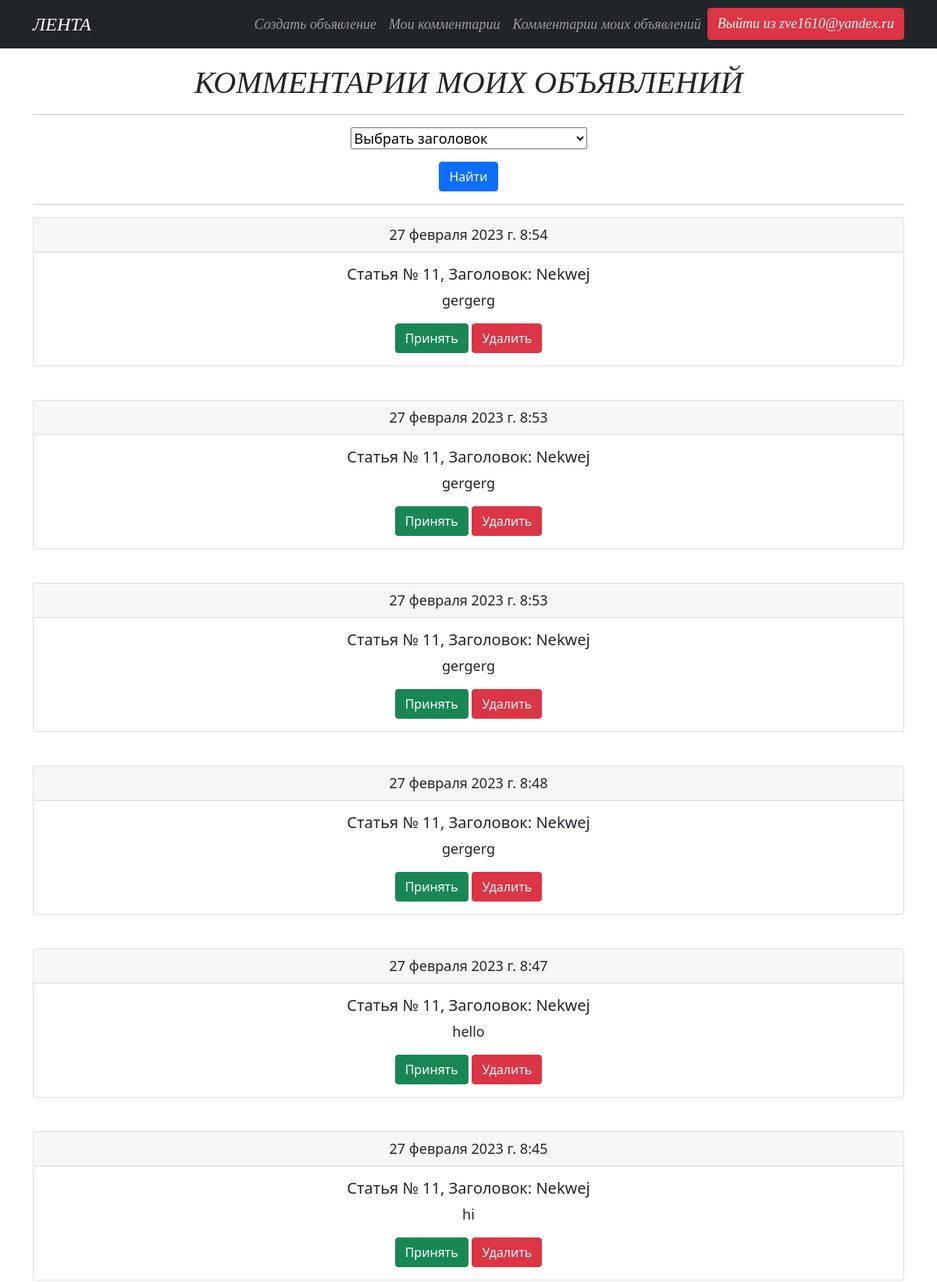
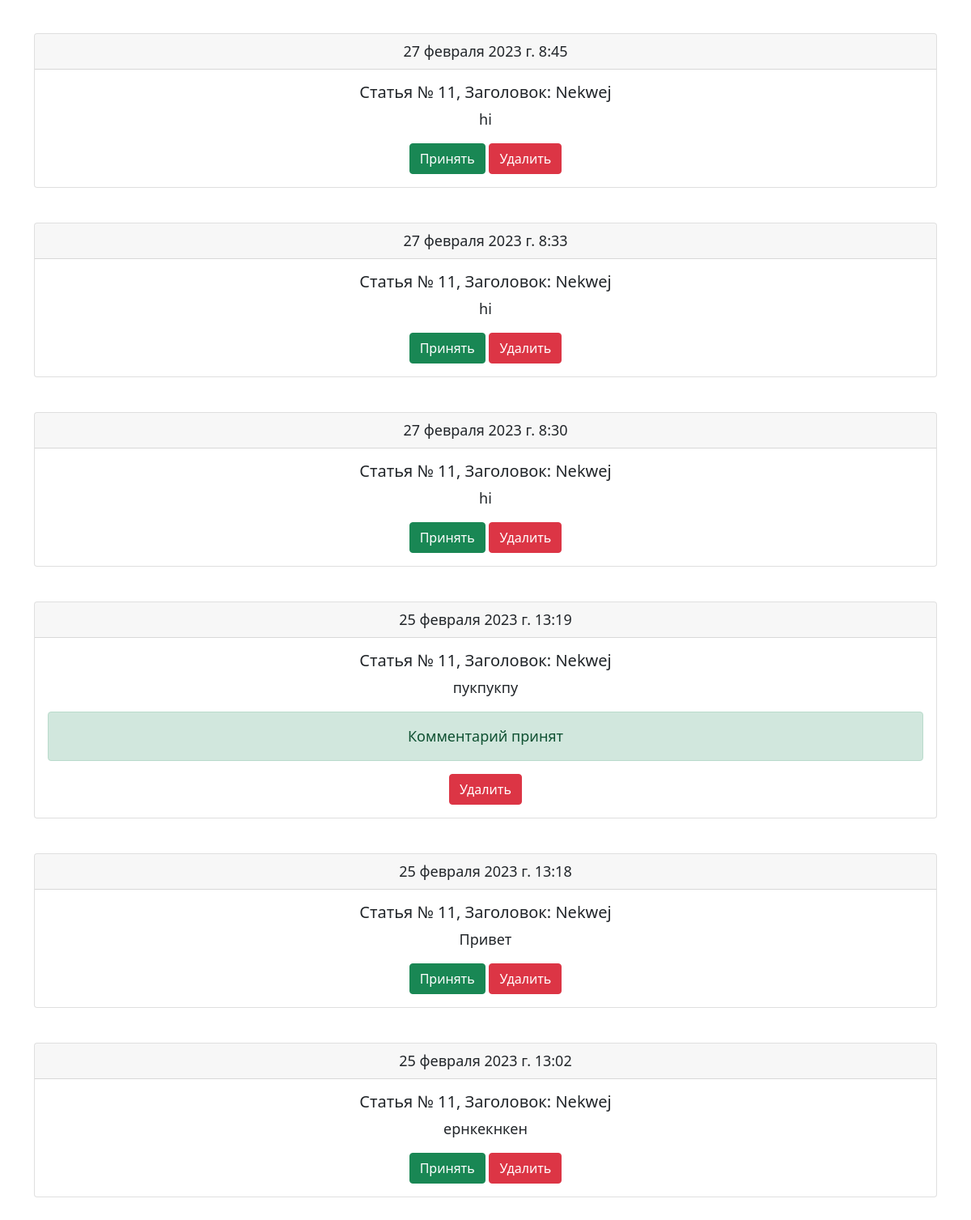
The page /article/user_posts_comments/ (signed in) on the database as committed earlier (2 pictures, top to bottom).
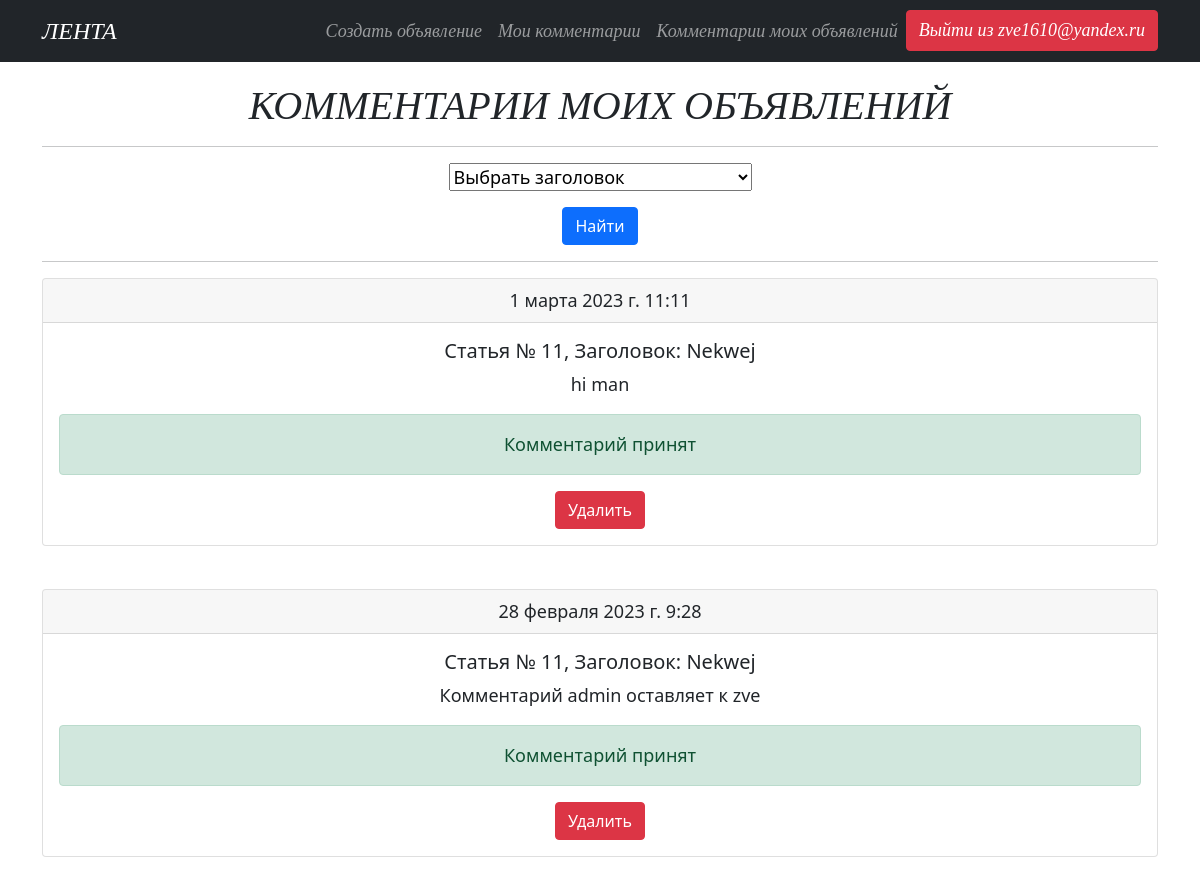
The same page on the database as committed later.
### service/models.py (models this page shows, shortened)
class Comments(models.Model):
    article = models.ForeignKey(Article, on_delete=models.CASCADE, verbose_name='Статья', related_name='comments')
    author = models.ForeignKey(User, on_delete=models.CASCADE, verbose_name='Автор комментария')
    time_in = models.DateTimeField(auto_now_add=True)
    text = models.CharField(max_length=64, verbose_name='Текст комментария')
    status = models.BooleanField(verbose_name='Статус', default=False)
    class Meta:
        verbose_name='комментарий'
        verbose_name_plural = 'комментарии'

class Article(models.Model):
    TYPE = (
        ('tank', 'Танки'),
        ('heal', 'Хилы'),
        ('dd', 'ДД'),
        ('tank', 'Танки'),
        ('buyers', 'Торговцы'),
        ('gildemaster', 'Гилдмастеры'),
        ('quest', 'Квестгилверы'),
        ('smith', 'Кузнецы'),
        ('tanner', 'Кожевники'),
        ('potion', 'Зельевары'),
        ('spellmaster', 'Мастер заклинаний'),
    )
    author = models.ForeignKey(User, on_delete=models.CASCADE, verbose_name='автор')
    author_id = author.primary_key
    title = models.CharField(max_length=64, verbose_name='заголовок')
    text = RichTextField()
    category = models.CharField(max_length=11, choices=TYPE, default='tank', verbose_name='категория')
    time_in = models.DateTimeField(auto_now_add=True)
    def __str__(self):
        return f'Статья № {self.pk}, Заголовок: {self.title}'
    class Meta:
        verbose_name = 'статью'
        verbose_name_plural = 'Статьи'

### service/views.py (the view, shortened to what this page needs)
# urls.py: path('user_posts_comments/', UserPostCommentList.as_view(), name='user_posts_comments'),
class UserPostCommentList(LoginRequiredMixin, generic.ListView):
    raise_exception = True
    model = Comments
    template_name = 'user_posts_comments.html'
    context_object_name = 'user_posts_comments'
    def get_queryset(self):
        queryset = Comments.objects.filter(article__author=self.request.user).order_by('-time_in').all()
        self.filterset = ArticleCommentsFilter(self.request.GET, queryset)
        self.filterset.form.fields['article'].queryset = Article.objects.filter(author=self.request.user)
        return self.filterset.qs
    def get_context_data(self, **kwargs):
        context = super().get_context_data(**kwargs)
        context['filterset'] = self.filterset
        return context

### templates/user_posts_comments.html
{% extends 'flatpages/default.html' %}
{% block content %}
<h1 style="text-align: center;margin-top: 20px;font-family: Candara;"><em>КОММЕНТАРИИ МОИХ ОБЪЯВЛЕНИЙ</em></h1>
<hr>
<form style="text-align: midle;" action="" method="get">
    {{ filterset.form.as_p }}
    <input class="btn btn-primary" type="submit" value="Найти">
</form>
<hr>
{%if user_posts_comments%}
{%for i in user_posts_comments%}
<div class="card">
  <div class="card-header">
    {{i.time_in}}
  </div>
  <div class="card-body">
    <h5 class="card-title">{{i.article}}</h5>
    <p class="card-text">{{i.text}}</p>
      {%if i.status == False%}
    <a class="btn btn-success" href="{% url 'comments_accept' i.id %}" role="button">Принять</a>
      <a class="btn btn-danger" href="{% url 'comments_delete' i.id %}" role="button">Удалить</a>
      {%else%}
      <div class="alert alert-success" role="alert">
          Комментарий принят
      </div>
      <a class="btn btn-danger" href="{% url 'comments_delete' i.id %}" role="button">Удалить</a>
      {%endif%}
  </div>
</div>
<p>&nbsp;</p>
{%endfor%}
{%else%}
<h2>Комментарии отсутствуют</h2>
{%endif%}
{% endblock content %}

Rows that differ between the two databases and show on the page:
removed Comments: time_in "27 февраля 2023 г. 8:54", article "Статья № 11, Заголовок: Nekwej", text "gergerg", status "Принять"
removed Comments: time_in "27 февраля 2023 г. 8:53", article "Статья № 11, Заголовок: Nekwej", text "gergerg", status "Принять"
removed Comments: time_in "27 февраля 2023 г. 8:53", article "Статья № 11, Заголовок: Nekwej", text "gergerg", status "Принять"
removed Comments: time_in "27 февраля 2023 г. 8:48", article "Статья № 11, Заголовок: Nekwej", text "gergerg", status "Принять"
removed Comments: time_in "27 февраля 2023 г. 8:47", article "Статья № 11, Заголовок: Nekwej", text "hello", status "Принять"
removed Comments: time_in "27 февраля 2023 г. 8:45", article "Статья № 11, Заголовок: Nekwej", text "hi", status "Принять"
removed Comments: time_in "27 февраля 2023 г. 8:45", article "Статья № 11, Заголовок: Nekwej", text "hi", status "Принять"
removed Comments: time_in "27 февраля 2023 г. 8:33", article "Статья № 11, Заголовок: Nekwej", text "hi", status "Принять"
removed Comments: time_in "27 февраля 2023 г. 8:30", article "Статья № 11, Заголовок: Nekwej", text "hi", status "Принять"
removed Comments: time_in "25 февраля 2023 г. 13:19", article "Статья № 11, Заголовок: Nekwej", text "пукпукпу", status "Комментарий принят"
removed Comments: time_in "25 февраля 2023 г. 13:18", article "Статья № 11, Заголовок: Nekwej", text "Привет", status "Принять"
removed Comments: time_in "25 февраля 2023 г. 13:02", article "Статья № 11, Заголовок: Nekwej", text "ернкекнкен", status "Принять"
added Comments: time_in "1 марта 2023 г. 11:11", article "Статья № 11, Заголовок: Nekwej", text "hi man", status "Комментарий принят"
added Comments: time_in "28 февраля 2023 г. 9:28", article "Статья № 11, Заголовок: Nekwej", text "Комментарий admin оставляет к zve", status "Комментарий принят"
